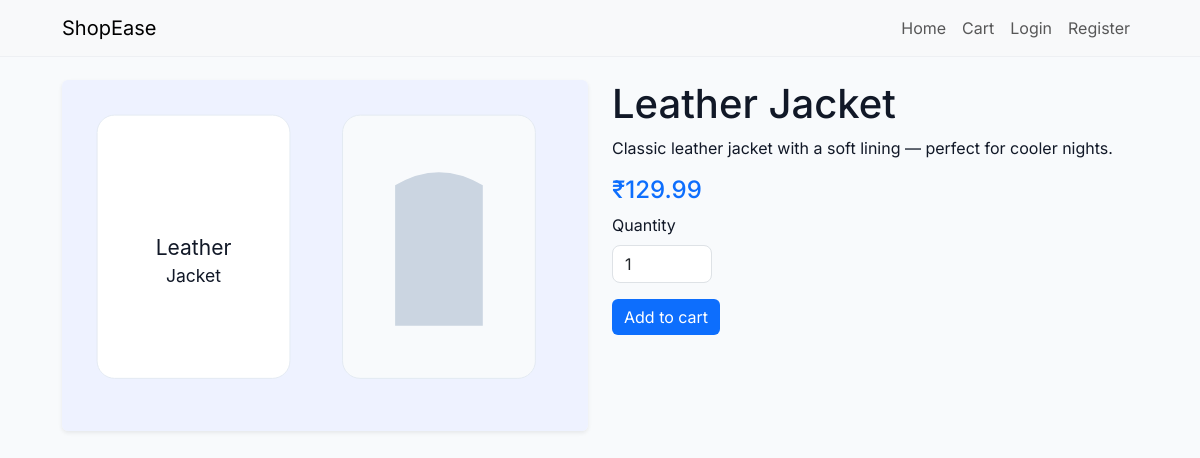
Page /product/leather-jacket/ on the committed database.
### store/models.py (models this page shows, shortened)
class Product(models.Model):
    name = models.CharField(max_length=200)
    slug = models.SlugField(unique=True)
    description = models.TextField(blank=True)
    price = models.DecimalField(max_digits=10, decimal_places=2)
    stock = models.PositiveIntegerField(default=0)
    image = models.ImageField(upload_to='products/', blank=True, null=True)
    created_at = models.DateTimeField(auto_now_add=True)

### store/views.py (the view)
# urls.py: path('product/<slug:slug>/', views.product_detail, name='product_detail'),
def product_detail(request, slug):
    product = get_object_or_404(Product, slug=slug)
    if product.image:
        img = product.image.url
    else:
        img = static_url(f'images/{product.slug}.svg')
    return render(request, 'product_detail.html', {'product': product, 'image_url': img})

### templates/product_detail.html (shortened to what this page needs)
{% extends 'base.html' %}
{% block content %}
  <div class="row">
    <div class="col-md-6">
      <img src="{{ image_url }}" class="img-fluid rounded shadow-sm" alt="{{ product.name }}">
    </div>
    <div class="col-md-6">
      <h1>{{ product.name }}</h1>
      <p>{{ product.description }}</p>
      <h4 class="text-accent">₹{{ product.price }}</h4>
      <form method="post" action="{% url 'add_to_cart' product.id %}">
        <div class="mb-3">
          <label for="quantity" class="form-label">Quantity</label>
          <input type="number" name="quantity" id="quantity" value="1" min="1" class="form-control" style="width:100px;">
        </div>
        <button class="btn btn-primary">Add to cart</button>
      </form>
    </div>
  </div>
{% endblock %}

### static/css/styles.css (style rules this page uses)
:root { --bg: #f8fafc; --accent: #0d6efd; --muted: #6c757d; }
html,body { height:100%; }
body { font-family: 'Inter', system-ui, -apple-system, 'Segoe UI', Roboto, 'Helvetica Neue', Arial; background:var(--bg); color:#111827; }
.text-accent { color:var(--accent) }
.btn-primary { background:var(--accent); border:none }
.form-control { border-radius:8px }

### rows in the picture
Product: name "Leather Jacket", description "Classic leather jacket with a soft lining — perfect for cooler nights.", price "129.99"
